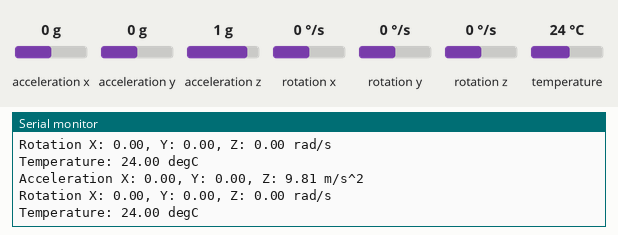
The sketch below on a simulated Arduino Uno, built with avr-gcc and run on an emulated ATmega328P. Shown: the last lines printed to the serial monitor. Inputs (shaded band) come from the test bench; at power-on: acceleration x 0 g, acceleration y 0 g, acceleration z 1 g, rotation x 0 °/s, rotation y 0 °/s, rotation z 0 °/s, temperature 24 °C.

Above: at 1.3 s.
1.4 s: acceleration x set to -1.4 g
At 1.93 s:
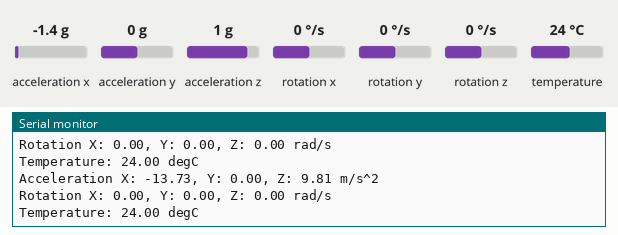
2.9 s: acceleration y set to -1.4 g
At 3.46 s:
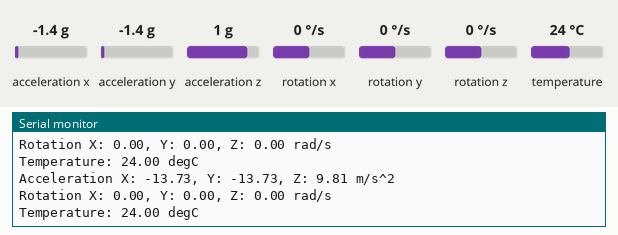
4.4 s: acceleration z set to -1.4 g
At 4.98 s:
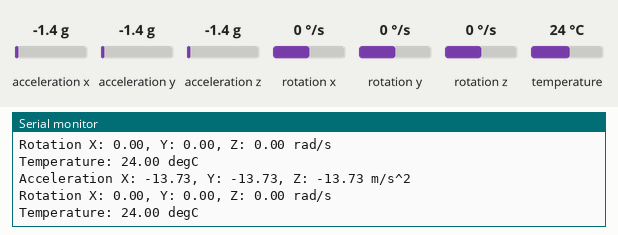
5.9 s: rotation x set to -192 °/s
At 6.5 s:
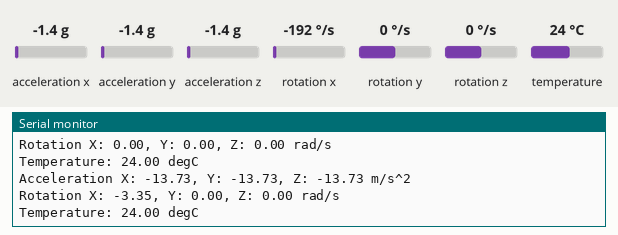
7.4 s: rotation y set to -192 °/s
At 8.02 s:
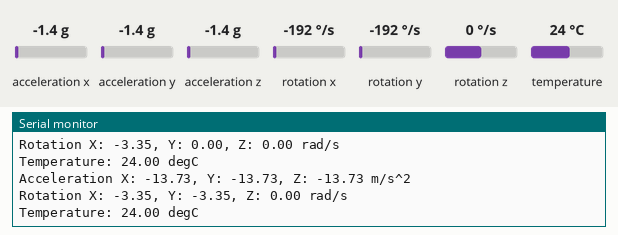

Measured:
- after the input at 1.4 s, the serial monitor: prints a new line after 0.22 s (image 1)
- after the input at 2.9 s, the serial monitor: prints a new line after 0.24 s (image 2)
- after the input at 4.4 s, the serial monitor: prints a new line after 0.26 s (image 3)
- after the input at 5.9 s, the serial monitor: prints a new line after 0.29 s (image 4)
- after the input at 7.4 s, the serial monitor: prints a new line after 0.31 s (image 5)

The sketch:

MPU6050_Test_V1.ino
```cpp
#include <Adafruit_MPU6050.h>
#include <Adafruit_Sensor.h>
#include <Wire.h>

Adafruit_MPU6050 mpu;

void setup() {
  // put your setup code here, to run once:
  Serial.begin(115200);

  // Try to initialize
  if (!mpu.begin()) {
    Serial.println("Failed to find MPU6050 chip");
    while (true){
      delay(10);
    }
  }
  Serial.println("MPU6050 Found");

  // Set accelerometer range to +-8G
  mpu.setAccelerometerRange(MPU6050_RANGE_8_G);

  // Set gyro range to +- 500 deg/s
  mpu.setGyroRange(MPU6050_RANGE_500_DEG);

  // Set filter bandwidth to 21 Hz
  mpu.setFilterBandwidth(MPU6050_BAND_21_HZ);

  delay(100);
}

void loop() {
  // put your main code here, to run repeatedly:
  /* Get new sensor events with the readings */
	sensors_event_t a, g, temp;
	mpu.getEvent(&a, &g, &temp);

	/* Print out the values */
	Serial.print("Acceleration X: ");
	Serial.print(a.acceleration.x);
	Serial.print(", Y: ");
	Serial.print(a.acceleration.y);
	Serial.print(", Z: ");
	Serial.print(a.acceleration.z);
	Serial.println(" m/s^2");

	Serial.print("Rotation X: ");
	Serial.print(g.gyro.x);
	Serial.print(", Y: ");
	Serial.print(g.gyro.y);
	Serial.print(", Z: ");
	Serial.print(g.gyro.z);
	Serial.println(" rad/s");

	Serial.print("Temperature: ");
	Serial.print(temp.temperature);
	Serial.println(" degC");

	Serial.println("");
	delay(500);
}
```
